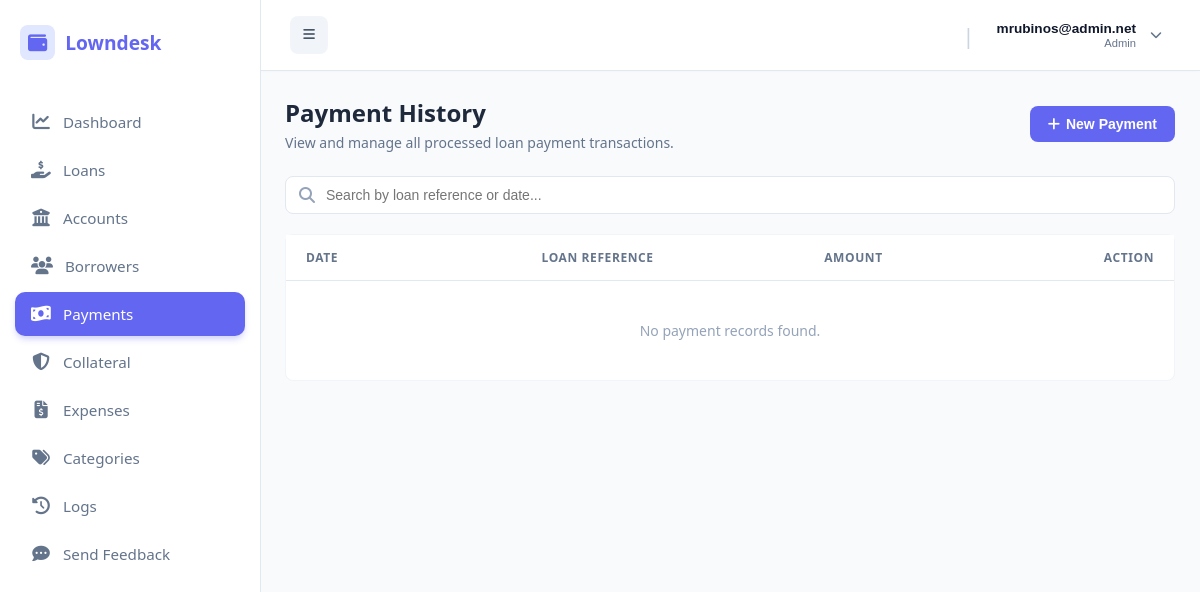
Page /public/index.php?url=payment/index (signed in) on the earlier database version.
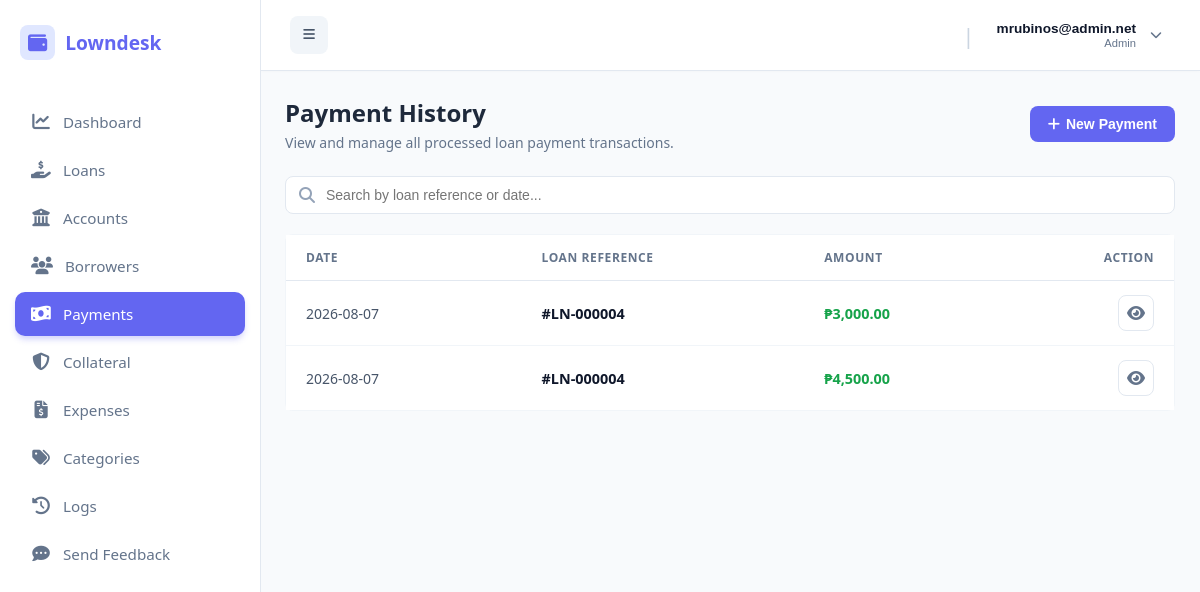
Same page on the later database version.
### tables this page shows
CREATE TABLE `payments` (
  `id` int(11) NOT NULL,
  `account_id` int(11) DEFAULT NULL,
  `company_id` int(11) NOT NULL,
  `loan_id` int(11) NOT NULL,
  `amount` decimal(15,2) NOT NULL,
  `payment_date` date NOT NULL,
  `payment_method` varchar(50) DEFAULT NULL,
  `reference_number` varchar(100) DEFAULT NULL,
  `created_at` timestamp NOT NULL DEFAULT current_timestamp(),
  `principal_amount` decimal(15,2) DEFAULT 0.00,
  `interest_amount` decimal(15,2) DEFAULT 0.00,
  `fees_amount` decimal(15,2) DEFAULT 0.00,
  `notes` text DEFAULT NULL,
  `category_id` int(11) DEFAULT NULL
);

### app/controllers/PaymentController.php (called while the page is built, shortened)
<?php
require_once __DIR__ . '/../models/Payment.php';
class PaymentController {
    public function index() {
    $paymentModel = new Payment();
    $company_id = $_SESSION['user']['company_id'] ?? 0;
    $payments = $paymentModel->getAllByCompany($company_id);
    require_once __DIR__ . '/../views/admin/payments/index.php';
}
}

### public/index.php (called while the page is built, shortened)
<?php
require_once __DIR__ . "/../app/core/Database.php";
require_once __DIR__ . "/../app/core/Model.php";
$init = new App();

### app/core/Database.php (called while the page is built)
<?php
class Database {
    private static $host = "localhost";
    private static $port = "3306";
    private static $db   = "loan_saas_db";
    private static $user = "root";
    private static $pass = "";
    public static function getConnection() {
        try {
            $conn = new PDO(
                "mysql:host=" . self::$host . ";port=" . self::$port . ";dbname=" . self::$db,
                self::$user,
                self::$pass
            );
            $conn->setAttribute(PDO::ATTR_ERRMODE, PDO::ERRMODE_EXCEPTION);
            $conn->setAttribute(PDO::ATTR_DEFAULT_FETCH_MODE, PDO::FETCH_ASSOC);
            return $conn;
        } catch (Exception $e) {
            die("Database connection failed: " . $e->getMessage());
        }
    }
}

### app/core/Model.php (called while the page is built, shortened)
<?php
require_once __DIR__ . "/Database.php";
class Model {
    public function __construct() {
        $this->conn = Database::getConnection();
    }
}

### app/models/Payment.php (called while the page is built, shortened)
<?php
require_once __DIR__ . '/../core/Model.php';
class Payment extends Model {
    public function getAllByCompany($company_id) {
        $stmt = $this->conn->prepare("SELECT * FROM payments WHERE company_id = ? ORDER BY payment_date DESC");
        $stmt->execute([$company_id]);
        return $stmt->fetchAll(PDO::FETCH_ASSOC);
    }
}

### app/views/admin/payments/index.php (the view, shortened to what the changed rows need)
<?php require_once dirname(__DIR__, 2) . '/layouts/header.php'; ?>
<div class="page-header">
    <div>
        <h1 class="page-title">Payment History</h1>
    </div>
</div>
<div class="pay-list">
    <div class="pay-row header">
        <div>Date</div>
        <div>Loan Reference</div>
        <div>Amount</div>
        <div style="text-align: right;">Action</div>
    </div>
    <?php if (empty($payments)): ?>
        <div style="padding: 40px; text-align: center; color: #94a3b8; font-size: 0.875rem;">No payment records found.</div>
    <?php else: ?>
        <?php foreach ($payments as $p): ?>
            <div class="pay-row payment-data-row">
                <div class="pay-date" style="font-size: 0.875rem; color: #475569;">
                    <?= htmlspecialchars($p['payment_date']) ?>
                </div>
                <div class="pay-ref" style="font-weight: 700; color: #0f172a; font-size: 0.9rem;">
                    #LN-<?= str_pad($p['loan_id'], 6, '0', STR_PAD_LEFT) ?>
                </div>
                <div style="font-weight: 700; color: #16a34a; font-size: 0.9rem;">
                    ₱<?= number_format($p['amount'], 2) ?>
                </div>
                <div style="text-align: right;">
                    <a href="/loansaas/public/index.php?url=loan/details&id=<?= $p['loan_id'] ?>"
                       class="btn-icon-action"
                       title="View Loan Details">
                        <i class="fas fa-eye"></i>
                    </a>
                </div>
            </div>
        <?php endforeach; ?>
    <?php endif; ?>
</div>
<?php require_once dirname(__DIR__, 2) . '/layouts/footer.php'; ?>

### app/views/layouts/header.php (shortened to what the changed rows need)
<?php
$current_url = $_GET['url'] ?? '';
$userRole = $_SESSION['user']['role'] ?? '';
?>
<!DOCTYPE html>
<html lang="en">
<head>
    <link rel="stylesheet" href="https://cdnjs.cloudflare.com/ajax/libs/font-awesome/6.4.0/css/all.min.css">
</head>
<body>
<aside class="sidebar">
    <ul class="sidebar-menu">
       <?php
        $menuItems = [];
        if ($userRole === 'superadmin') {
            $menuItems = [
                                ['url' => 'superadmin/dashboard', 'icon' => 'fa-chart-line', 'label' => 'Admin Dashboard'],
                ['url' => 'feedback/index', 'icon' => 'fa-inbox', 'label' => 'User Messages'],
                ['url' => 'admin/index', 'icon' => 'fa-building', 'label' => 'Companies'],
                ['url' => 'superadmin/listAdmins', 'icon' => 'fa-user-shield', 'label' => 'Admin List'],
                ['url' => 'superadmin/approvals', 'icon' => 'fa-chart-line', 'label' => 'Registration Requests']
            ];
        } elseif ($userRole === 'admin') {
            $menuItems = [
                ['url' => 'dashboard/index', 'icon' => 'fa-chart-line', 'label' => 'Dashboard'],
                ['url' => 'loan/index', 'icon' => 'fa-hand-holding-dollar', 'label' => 'Loans'],
                ['url' => 'account/index', 'icon' => 'fa-building-columns', 'label' => 'Accounts'],
                ['url' => 'borrower/index', 'icon' => 'fa-users', 'label' => 'Borrowers'],
                ['url' => 'payment/index', 'icon' => 'fa-money-bill-wave', 'label' => 'Payments'],
                ['url' => 'collateral/index', 'icon' => 'fa-shield-halved', 'label' => 'Collateral'],
                ['url' => 'expense/index', 'icon' => 'fa-file-invoice-dollar', 'label' => 'Expenses'],
                ['url' => 'category/index', 'icon' => 'fa-tags', 'label' => 'Categories'],
                ['url' => 'activitylogs/index', 'icon' => 'fa-clock-rotate-left', 'label' => 'Logs'],
                ['url' => 'feedback/create', 'icon' => 'fa-comment-dots', 'label' => 'Send Feedback'],
            ];
        }
        foreach ($menuItems as $item) {
            $active = ($current_url === $item['url']) ? 'active' : '';
            echo "<li class='menu-item $active'>
                    <a href='/loansaas/public/index.php?url={$item['url']}' title='{$item['label']}'>
                        <i class='fas {$item['icon']}'></i>
                        <span>{$item['label']}</span>
                    </a>
                  </li>";
        }
        ?>
    </ul>
</aside>
<div class="main-wrapper">
    <main class="main-content">

Differences in the rows shown:
added payments: payment_date "2026-08-07", loan "000004", amount "3,000.00"
added payments: payment_date "2026-08-07", loan "000004", amount "4,500.00"
Other differences:
text no longer shown: "No payment records found."
